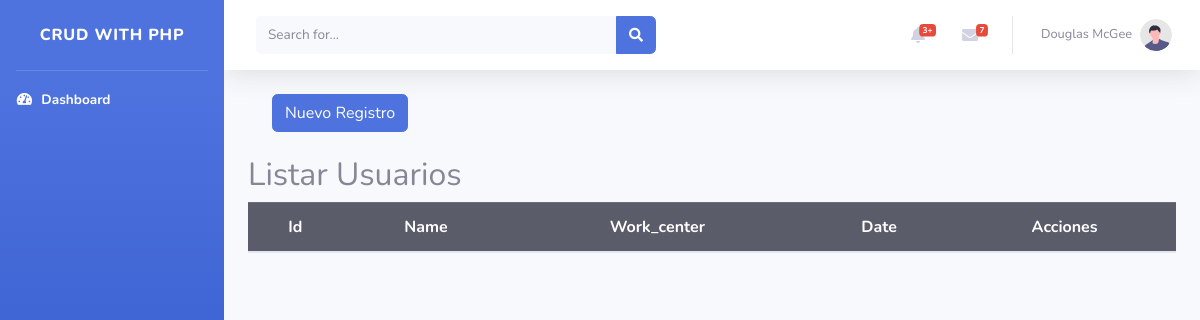
Before: / with the older database file.
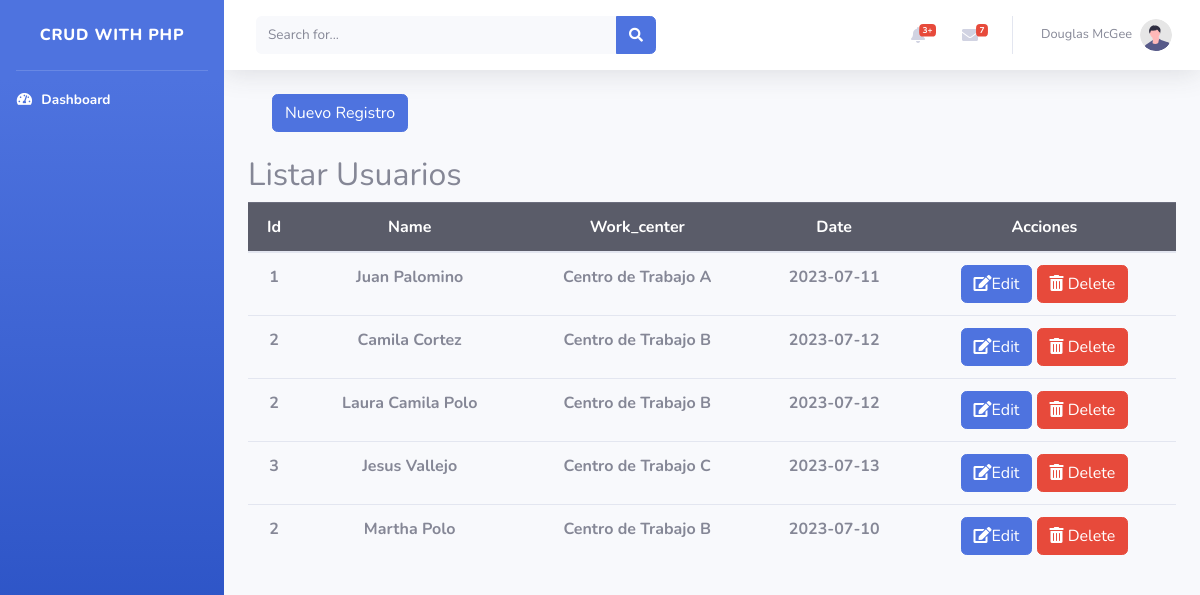
After: the same page with the newer database file.
### tables this page shows
CREATE TABLE `users` (
  `id` int(11) NOT NULL,
  `name` varchar(255) DEFAULT NULL,
  `work_center_id` int(11) DEFAULT NULL,
  `entry_date` date DEFAULT NULL
);

CREATE TABLE `work_centers` (
  `id` int(11) NOT NULL,
  `name_work` varchar(255) DEFAULT NULL
);

### index.php (the view, shortened to what this page needs)
<?php
$con = Conexion();
$sql = "SELECT * FROM users  INNER JOIN work_centers ON users.work_center_id = work_centers.id";
$query = mysqli_query($con, $sql);
?>
<!DOCTYPE html>
<html lang="en">
<head>
    <link href="vendor/fontawesome-free/css/all.min.css" rel="stylesheet" type="text/css">
    <link href="css/sb-admin-2.min.css" rel="stylesheet">
</head>
<body id="page-top">
    <div id="wrapper">
        <ul class="navbar-nav bg-gradient-primary sidebar sidebar-dark accordion" id="accordionSidebar">
            <a class="sidebar-brand d-flex align-items-center justify-content-center" href="index.php">
                <div class="sidebar-brand-text mx-3">Crud With PHP</div>
            </a>
            <hr class="sidebar-divider my-0">
            <li class="nav-item active">
                <a class="nav-link" href="index.php">
                    <i class="fas fa-fw fa-tachometer-alt"></i>
                    <span>Dashboard</span></a>
            </li>
        </ul>
        <div id="content-wrapper" class="d-flex flex-column">
            <div id="content">
                <nav class="navbar navbar-expand navbar-light bg-white topbar mb-4 static-top shadow">
                    <form class="d-none d-sm-inline-block form-inline mr-auto ml-md-3 my-2 my-md-0 mw-100 navbar-search">
                        <div class="input-group">
                            <input type="text" class="form-control bg-light border-0 small" placeholder="Search for..." aria-label="Search" aria-describedby="basic-addon2">
                            <div class="input-group-append">
                                <button class="btn btn-primary" type="button">
                                    <i class="fas fa-search fa-sm"></i>
                                </button>
                            </div>
                        </div>
                    </form>
                    <ul class="navbar-nav ml-auto">
                        <li class="nav-item dropdown no-arrow mx-1">
                            <a class="nav-link dropdown-toggle" href="#" id="alertsDropdown" role="button" data-toggle="dropdown" aria-haspopup="true" aria-expanded="false">
                                <i class="fas fa-bell fa-fw"></i>
                                <span class="badge badge-danger badge-counter">3+</span>
                            </a>
                        </li>
                        <li class="nav-item dropdown no-arrow mx-1">
                            <a class="nav-link dropdown-toggle" href="#" id="messagesDropdown" role="button" data-toggle="dropdown" aria-haspopup="true" aria-expanded="false">
                                <i class="fas fa-envelope fa-fw"></i>
                                <span class="badge badge-danger badge-counter">7</span>
                            </a>
                        </li>
                        <li class="nav-item dropdown no-arrow">
                            <a class="nav-link dropdown-toggle" href="#" id="userDropdown" role="button" data-toggle="dropdown" aria-haspopup="true" aria-expanded="false">
                                <span class="mr-2 d-none d-lg-inline text-gray-600 small">Douglas McGee</span>
                                <img class="img-profile rounded-circle" src="img/undraw_profile.svg">
                            </a>
                        </li>
                    </ul>
                </nav>
                <div class="container-fluid">
                    <div class="container">
                        <button type="button" class="btn btn-primary" data-toggle="modal" data-target="#exampleModalCenter">
                            Nuevo Registro
                        </button>
                    </div>
                    <br>
                    <h2>Listar Usuarios</h2>
                    <table class="table ">
                        <thead class="table-dark">
                            <tr style="text-align: center;">
                                <th>Id</th>
                                <th>Name</th>
                                <th>Work_center</th>
                                <th>Date</th>
                                <th>Acciones</th>
                            </tr>
                        </thead>
                        <tbody class="table-group-divider" style="text-align: center;">
                            <?php while ($row = mysqli_fetch_array($query)) : ?>
                                <tr>
                                    <th><?= $row['id'] ?></th>
                                    <th><?= $row['name'] ?></th>
                                    <th><?= $row['name_work'] ?></th>
                                    <th><?= $row['entry_date'] ?></th>
                                    <td>
                                        <button type="button" class="btn btn-primary" data-toggle="modal" data-target="#exampleModal">
                                            <i class="fas fa-edit" style="color: white;" ></i>Edit</a>
                                        </button>
                                        <button type="button" class="btn btn-danger"id="modalBorrar" data-toggle="modal" data-target=".bd-example-modal-sm" data-whatever="@mdo">
                                            <i class="fas fa-trash-alt" style="color: white;"></i> Delete
                                        </button>
                                    </td>
                                </tr>
                            <?php endwhile; ?>
                        </tbody>
                    </table>
                </div>
            </div>
        </div>
    </div>
</body>
</html>

Changed rows visible on the page:
now on this page (row edited): users: work_center "1", name "Juan Palomino", work_center.name_work "Centro de Trabajo A", entry_date "2023-07-11"
added users: work_center "2", name "Camila Cortez", work_center.name_work "Centro de Trabajo B", entry_date "2023-07-12"
added users: work_center "2", name "Laura Camila Polo", work_center.name_work "Centro de Trabajo B", entry_date "2023-07-12"
added users: work_center "3", name "Jesus Vallejo", work_center.name_work "Centro de Trabajo C", entry_date "2023-07-13"
added users: work_center "2", name "Martha Polo", work_center.name_work "Centro de Trabajo B", entry_date "2023-07-10"
